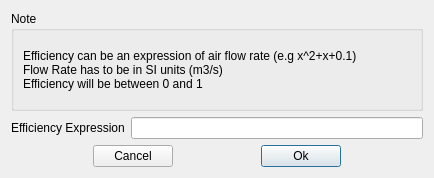
<?xml version="1.0" encoding="UTF-8"?>
<ui version="4.0">
 <class>Form</class>
 <widget class="QWidget" name="Form">
  <property name="geometry">
   <rect>
    <x>0</x>
    <y>0</y>
    <width>434</width>
    <height>178</height>
   </rect>
  </property>
  <property name="windowTitle">
   <string>Fan Efficiency Model Definition</string>
  </property>
  <layout class="QVBoxLayout" name="verticalLayout">
   <item>
    <widget class="QGroupBox" name="groupBox">
     <property name="title">
      <string>Note</string>
     </property>
     <layout class="QVBoxLayout" name="verticalLayout_2">
      <item>
       <widget class="QLabel" name="label">
        <property name="text">
         <string>Efficiency can be an expression of air flow rate (e.g x^2+x+0.1)
Flow Rate has to be in SI units (m3/s)
Efficiency will be between 0 and 1</string>
        </property>
        <property name="textFormat">
         <enum>Qt::AutoText</enum>
        </property>
       </widget>
      </item>
     </layout>
    </widget>
   </item>
   <item>
    <layout class="QHBoxLayout" name="horizontalLayout_2">
     <item>
      <widget class="QLabel" name="FinTube_efficiency_exp_label">
       <property name="text">
        <string>Efficiency Expression</string>
       </property>
      </widget>
     </item>
     <item>
      <widget class="QLineEdit" name="FinTube_efficiency_exp"/>
     </item>
    </layout>
   </item>
   <item>
    <layout class="QHBoxLayout" name="horizontalLayout">
     <item>
      <spacer name="horizontalSpacer_2">
       <property name="orientation">
        <enum>Qt::Horizontal</enum>
       </property>
       <property name="sizeHint" stdset="0">
        <size>
         <width>40</width>
         <height>20</height>
        </size>
       </property>
      </spacer>
     </item>
     <item>
      <widget class="QPushButton" name="FinTube_cancel_button">
       <property name="text">
        <string>Cancel</string>
       </property>
      </widget>
     </item>
     <item>
      <spacer name="horizontalSpacer">
       <property name="orientation">
        <enum>Qt::Horizontal</enum>
       </property>
       <property name="sizeHint" stdset="0">
        <size>
         <width>40</width>
         <height>20</height>
        </size>
       </property>
      </spacer>
     </item>
     <item>
      <widget class="QPushButton" name="FinTube_ok_button">
       <property name="text">
        <string>Ok</string>
       </property>
       <property name="default">
        <bool>true</bool>
       </property>
      </widget>
     </item>
     <item>
      <spacer name="horizontalSpacer_3">
       <property name="orientation">
        <enum>Qt::Horizontal</enum>
       </property>
       <property name="sizeHint" stdset="0">
        <size>
         <width>40</width>
         <height>20</height>
        </size>
       </property>
      </spacer>
     </item>
    </layout>
   </item>
  </layout>
 </widget>
 <resources/>
 <connections/>
</ui>
